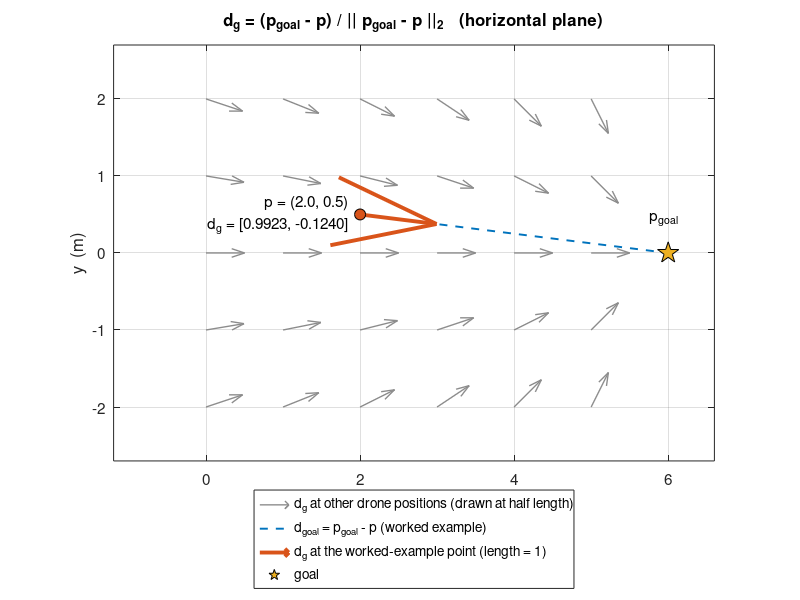

Write the MATLAB code that produced this figure.
% plot_7_1_goal_direction.m
% Section 7.1 - Horizontal unit direction toward the goal
%     d_g = (p_goal - p) / || p_goal - p ||_2        (xy-plane only)
% Whatever the drone position, d_g always points at the goal and has length 1.

pGoal = [6.0, 0.0];                                  % goal (x, y) in metres
[X, Y] = meshgrid(0:1:5, -2:1:2);                    % grid of possible drone positions

Dx  = pGoal(1) - X;   Dy = pGoal(2) - Y;             % horizontal part of p_goal - p
Nrm = hypot(Dx, Dy);                                 % || p_goal - p ||_2
Ux  = Dx ./ Nrm;      Uy = Dy ./ Nrm;                % unit direction d_g at every grid point

% Worked example from the text: drone at p = [2.0, 0.5, 1.0]
p  = [2.0, 0.5];
dg = (pGoal - p) / norm(pGoal - p);                  % -> [0.9923, -0.1240]

blue = [0.00 0.45 0.74];  orange = [0.85 0.33 0.10];  gray = [0.55 0.55 0.55];

fig = figure('Color', 'w', 'Position', [100 100 900 620]);
try, theme(fig, 'light'); catch, end   % force light colours (R2025a+ follows the OS dark mode)
hold on; grid on; box on;
h1 = quiver(X, Y, 0.5*Ux, 0.5*Uy, 'AutoScale', 'off', 'Color', gray, 'LineWidth', 1);
h2 = plot([p(1) pGoal(1)], [p(2) pGoal(2)], '--', 'Color', blue, 'LineWidth', 1.4);
h3 = quiver(p(1), p(2), dg(1), dg(2), 'AutoScale', 'off', 'Color', orange, ...
            'LineWidth', 2.8, 'MaxHeadSize', 0.8);
plot(p(1), p(2), 'o', 'MarkerFaceColor', orange, 'MarkerEdgeColor', 'k', 'MarkerSize', 8);
h4 = plot(pGoal(1), pGoal(2), 'p', 'MarkerFaceColor', [0.93 0.69 0.13], ...
          'MarkerEdgeColor', 'k', 'MarkerSize', 16);
text(p(1) - 0.15, p(2), {sprintf('p = (%.1f, %.1f)', p), sprintf('d_g = [%.4f, %.4f]', dg)}, ...
     'FontSize', 11, 'HorizontalAlignment', 'right');
text(pGoal(1) - 0.05, pGoal(2) + 0.45, 'p_{goal}', 'FontSize', 11, 'HorizontalAlignment', 'center');

axis equal; xlim([-1.2 6.6]); ylim([-2.7 2.7]);
xlabel('x  (m)'); ylabel('y  (m)');
title('d_g = (p_{goal} - p) / || p_{goal} - p ||_2   (horizontal plane)');
legend([h1 h2 h3 h4], {'d_g at other drone positions (drawn at half length)', ...
       'd_{goal} = p_{goal} - p (worked example)', ...
       'd_g at the worked-example point (length = 1)', 'goal'}, ...
       'Location', 'southoutside', 'NumColumns', 1);
set(gca, 'FontSize', 11);

outDir = fullfile(fileparts(mfilename('fullpath')), '..', '..', 'assets', 'section7');
if ~exist(outDir, 'dir'), mkdir(outDir); end
exportgraphics(fig, fullfile(outDir, 'fig_7_1_goal_direction.png'), 'Resolution', 200);
